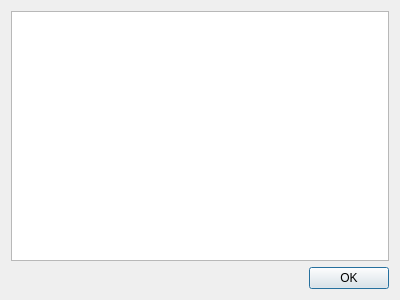
<?xml version="1.0" encoding="UTF-8"?>
<ui version="4.0">
 <class>DbSetsPropDlg</class>
 <widget class="QDialog" name="DbSetsPropDlg">
  <property name="geometry">
   <rect>
    <x>0</x>
    <y>0</y>
    <width>400</width>
    <height>300</height>
   </rect>
  </property>
  <property name="windowTitle">
   <string>数据库属性</string>
  </property>
  <layout class="QVBoxLayout" name="verticalLayout">
   <item>
    <widget class="QTableView" name="tbl_prop"/>
   </item>
   <item>
    <layout class="QHBoxLayout" name="horizontalLayout">
     <item>
      <spacer name="horizontalSpacer">
       <property name="orientation">
        <enum>Qt::Horizontal</enum>
       </property>
       <property name="sizeHint" stdset="0">
        <size>
         <width>40</width>
         <height>20</height>
        </size>
       </property>
      </spacer>
     </item>
     <item>
      <widget class="QPushButton" name="pushButton">
       <property name="text">
        <string>OK</string>
       </property>
      </widget>
     </item>
    </layout>
   </item>
  </layout>
 </widget>
 <resources/>
 <connections>
  <connection>
   <sender>pushButton</sender>
   <signal>clicked()</signal>
   <receiver>DbSetsPropDlg</receiver>
   <slot>accept()</slot>
   <hints>
    <hint type="sourcelabel">
     <x>352</x>
     <y>278</y>
    </hint>
    <hint type="destinationlabel">
     <x>199</x>
     <y>149</y>
    </hint>
   </hints>
  </connection>
 </connections>
</ui>
